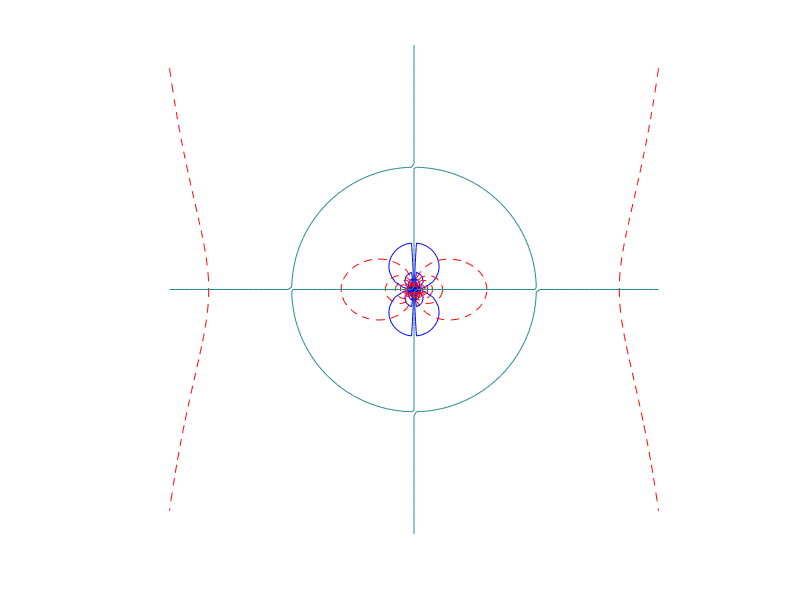

Source code (MATLAB):
clear;
clc;
y = linspace(-2, 2, 100);
x = linspace(-2, 2, 100);

[X, Y] = meshgrid(x, y);
U = 1;
a = 1;

R = sqrt(X.^2 + Y.^2) ;
Theta = atan(Y./X) ;
psi = U*(R-(a^2)./R).*sin(Theta);
phi = U*(R + (a^2)./R).*cos(Theta);



figure1 = figure; 

hold all;
contour(X, Y, psi, 100, '-b', linewidth=1);
% plot(x, sqrt(a^2 - x.^2), '-k');
contour(X, Y, phi, 100, '--r', linewidth=2);
contour(X, Y, psi, [0 0]);
pbaspect([1 1 1]);
axis off
axis image
saveas(figure1,'flow_past_a_cylinder.png')

